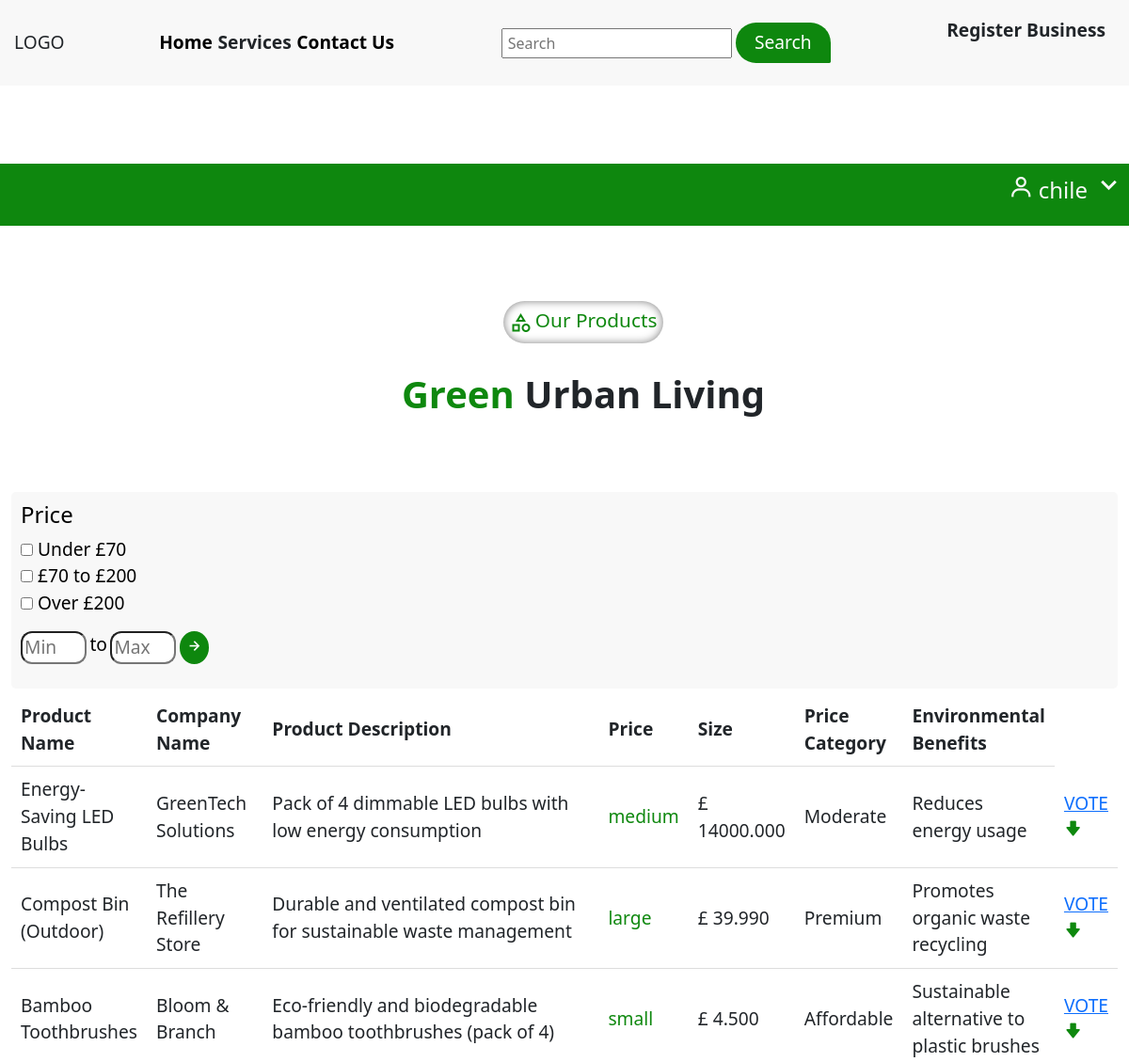
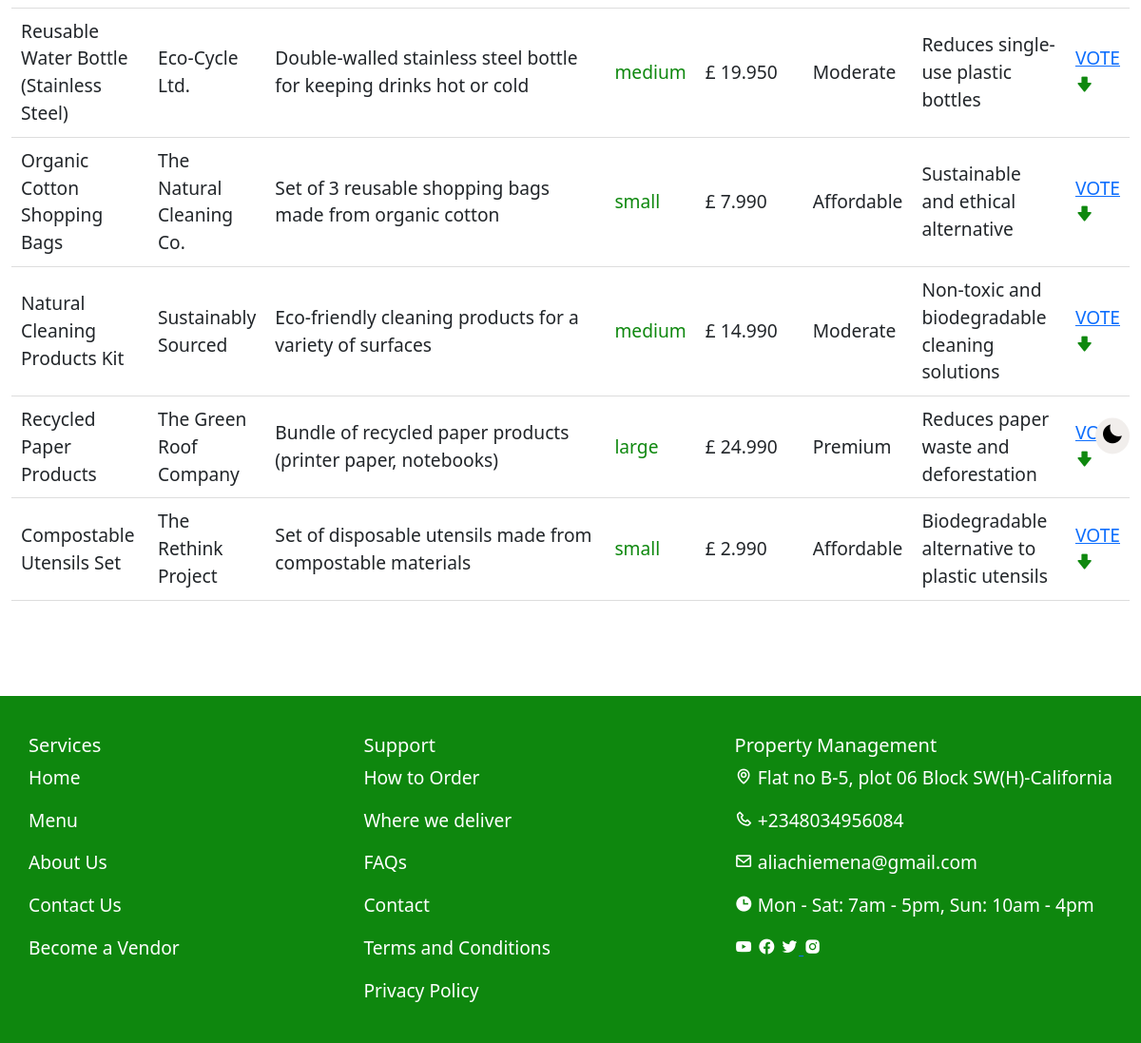
Screenshot of /view_products.php with the database file from the repository (2 pictures, top to bottom).
### tables this page shows
CREATE TABLE `products_services` (
  `Product_id` int(11) NOT NULL,
  `Company_id` int(11) NOT NULL,
  `Product_name` varchar(255) NOT NULL,
  `Description` text DEFAULT NULL,
  `Size` varchar(50) DEFAULT NULL,
  `Environmental_benefits` text DEFAULT NULL,
  `Price` decimal(12,3) NOT NULL,
  `Price_category` enum('Affordable','Moderate','Premium') DEFAULT NULL
);

CREATE TABLE `company` (
  `Company_id` int(11) NOT NULL,
  `Company_name` varchar(255) NOT NULL,
  `Email` varchar(50) NOT NULL,
  `Password` varchar(255) NOT NULL,
  `Phone_number` varchar(50) DEFAULT NULL,
  `Product_Services` varchar(255) DEFAULT NULL
);

### view_products.php (the view, shortened to what this page needs)
<!DOCTYPE html>
<html lang="en">
<head>
    <link href='https://unpkg.com/boxicons@2.1.4/css/boxicons.min.css' rel='stylesheet'>
    <link rel="stylesheet" href="https://cdn.jsdelivr.net/npm/bootstrap@5.3.3/dist/css/bootstrap.min.css"/>
    <link rel="stylesheet" href="administrator/../Frontend/public/index.css">
    <link rel="stylesheet" href="administrator/../Frontend/public/dashboard.css">
    <link rel="stylesheet" href="administrator/../Frontend/public/resident.css">
    <link rel="stylesheet" href="../GreenCityAlliance/Frontend/public/products_menu.css">
</head>
<body>
        <nav class="desktop_nav">
            <div class="navbar">
                <div class="logo">LOGO</div>
                <div class="items">
                    <div class="home"><a href="../mainpages/index.html">Home</a></div>
                    <div class="services">Services
                    </div>
                    <div class="aboutUs.html"><a href="../mainpages/contactus.html">Contact Us</a></div>
                </div>
                <div class="search">
                    <form id="desktop_navForm" class="btn" action="../GreenCityAlliance/Frontend/mainpages/search_products.php" method="GET">
                        <input type="text" name="product_search" id="search" placeholder="Search">
                        <button type="submit" id="search" class="button">Search</button>
                    </form>
                </div>
                <div class="display_signup">
                <div class="sign_up">
                    <p>Register Business</p>
                </div>
            </div>
            </div>
        </nav>
        <?php
$conn = db_connect();
?>
        <main>
             <div class="container-fluid backgroundChanger">
                <button id="background" type="button"><i class='backgroundNew bx bxs-moon' ></i></button>
            </div>
              <div class="userLogin">
                <div class="logon">
                    <p>
                        <i class='bx bx-user user_icon' id=""></i>
                        <span class="username" id="username">chile</span>
                        <span><i id="user_icon" class='bx bx-chevron-down arrow_down'></i></span>
                    </p>
                </div>
            </div>
            <menu>
                <div class="menu">
                <div class="our-menu">
                    <div>
                        <span class="material-symbols-outlined food-plate">
                            </span>
                    </div>
                    <div>
                        <p>Our Products</p>
                    </div>
                </div>
                </div>
                <div class="eat-fresh">
                <h1><span>Green</span> Urban Living</h1>
                </div>
            </menu>
          <div class="viewMenu container-fluid">
            <div class="container_fluid dashboard_container">
                <div class="side_dashboard_container">
                    <div id="sideNav" class="side_dashboard">
                        <h4>Price</h4>
                    </div>
                    <form action="../../products_form.php" method="get" onsubmit="return validateForm()" class="product_price">
                        <div class="under_seventy">
                            <input type="checkbox" name="under_seventy" id="under_seventy">
                            <label for="under_seventy">Under &#163;70 </label>
                        </div>
                        <div class="between_seventy">
                            <input type="checkbox" name="between_seventy" id="between_seventy">
                            <label for="between_seventy">&#163;70 to &#163;200</label>
                        </div>
                        <div class="over_two_hundred">
                            <input type="checkbox" name="over_two_hundred" id="over_two_hundred">
                            <label for="over_two_hundred">Over &#163;200</label>
                        </div>
                        <div class= "type_price_center">
                            <div class="type_price">
                                <div class="min_price">
                                    <input type="number" name="min_price" id="min_price" placeholder="Min">
                                </div>
                                <span>to</span>
                                <div class="max_price">
                                    <input type="number" name="max_price" id="max_price"  placeholder="Max">
                                </div>
                                <button type="submit" class="price_btn"><i class='bx bx-right-arrow-alt priceIcon'></i></button>
                            </div>
                        </div>
                    </form>
                </div>
                <table >
                    <thead>
                        <tr>
                            <th width="">Product Name</th>
                            <th width="">Company Name</th>
                            <th width="">Product Description</th>
                            <th width="">Price</th>
                            <th width="">Size</th>
                            <th width="">Price Category</th>
                            <th width="">Environmental Benefits</th>
                        </tr>
                    </thead>
                <?php
        $sql_query = "SELECT p.Product_name, c.Company_name, p.Description, p.Size, p.Price, p.Price_category, p.Environmental_benefits
FROM products_services p
INNER JOIN company c ON p.Company_id = c.Company_id;";
        $result = $conn->query($sql_query);
        if ($result->num_rows > 0) {
            while ($row = $result->fetch_assoc()) { ?>
                    <tbody>
                        <tr>
                            <td><?php echo $row['Product_name']; ?></td>
                            <td><?php echo $row['Company_name']; ?></td>
                            <td width="1200px"><?php echo $row['Description']; ?></td>
                            <td class="foodPrice viewMenuAdd"><?php echo $row['Size']; ?></td>
                            <td>&#163; <?php echo $row['Price']; ?></td>
                            <td><?php echo $row['Price_category']; ?></td>
                            <td><?php echo $row['Environmental_benefits']; ?></td>
                            <td><a href="../GreenCityAlliance/Frontend/Resident/resident_login.php?Product_name=<?php echo $row['Product_name']; ?>">
                            VOTE <i class='bx bxs-downvote vote'></i></a></td>
                        </tr>
                    </tbody>
                <?php }
} ?>
            </table>
              </div>
            </div>
      </main>
    <footer id="footer">
        <div class="container footerFlex">
          <div class="services_footer">
            <h5>Services</h5>
            <p><a href="index.html">Home</a></p>
            <p><a href="menu.html">Menu</a></p>
            <p><a href="">About Us</a></p>
            <p><a href="contactUs.html">Contact Us</a></p>
            <p><a href="">Become a Vendor</a></p>
          </div>
          <div class="support">
            <h5>Support</h5>
            <p><a href="">How to Order</a></p>
            <p><a href="">Where we deliver</a></p>
            <p><a href="">FAQs</a></p>
            <p><a href="">Contact</a></p>
            <p><a href="">Terms and Conditions</a></p>
            <p><a href="">Privacy Policy</a></p>
          </div>
          <div class="propertyManagement">
            <h5>Property Management</h5>
            <p><span><i class='bx bx-map'></i></span> Flat no B-5, plot 06 Block SW(H)-California</p>
            <p><span><i class='bx bx-phone'></i></span> +2348034956084</p>
            <p><span><i class='bx bx-envelope'></i></span> aliachiemena@gmail.com</p>
            <p><span><i class='bx bxs-time'></i></span> Mon - Sat: 7am - 5pm, Sun: 10am - 4pm</p>
            <div class="socialHandles">
              <a href=""><span><i class='bx bxl-youtube'></i></span></a>
              <a href=""><span><i class='bx bxl-facebook-circle'></i></span></a>
              <a href=""><span><i class='bx bxl-twitter'></i></span>
              </a>
              <a href=""><span><i class='bx bxl-instagram-alt' ></i><span></a>
            </div>
          </div>
        </div>
      </footer>
</body>
</html>

### Frontend/public/index.css (style rules this page uses)
:root { --pink: rgb(240, 69, 43); --pinkAlt: rgb(199, 50, 27); --green: rgb(86, 141, 51); --greenAlt: rgb(1, 105, 1); --greentexiary: rgb(32, 150, 124); --blue: rgb(30, 144, 255); --black: black; --sec_white: white; --sec_gray: rgb(248, 248, 248); --texiary_yellow: rgb(255, 238, 136); --texiary_brown: rgb(204, 187, 168); --border-radius: 30px 30px 2px; --font-size: 1.2rem; }
.userLogin { text-align: right; }
.logon { background-color: var(--greenAlt); color: var(--sec_gray); padding: 4px; }
.display_signin, .display_signup { padding: 10px; border-radius: 5px; margin-bottom: 10px; }
.display_signin, .display_signup { position: relative; padding: 10px; border-radius: 5px; margin-bottom: 10px; }
.sign_up>p { font-weight: 600; }
.logon>p>i { font-size: 27px; }
.logon>p .username { font-size: 1.5rem; }
.arrow_down, .addUser { font-size: 35px; cursor: pointer; }
.container-fluid { margin-bottom: 35px; }

### Frontend/public/dashboard.css (style rules this page uses)
.side_dashboard_container { display: block; text-decoration: none; padding: 10px; margin-bottom: 5px; border-radius: 5px; cursor: pointer; color: var(--sec_white); background-color: var(--greenAlt); width: 100%; }
.dashboard_container { width: 100%; overflow-x: auto; }
table { width: 100%; }
th,td { padding: 10px; text-align: left; border-bottom: 1px solid #ddd; }

### Frontend/public/resident.css (style rules this page uses)
* { box-sizing: border-box; }
:root { --pink: rgb(240, 69, 43); --pinkAlt: rgb(199, 50, 27); --red: red; --green: rgb(86, 141, 51); --greenAlt: rgba(0, 129, 0, 0.945); --greentexiary: rgb(32, 150, 124); --blue: rgb(30, 144, 255); --sec_white: white; --sec_gray: rgb(248, 248, 248); --texiary_yellow: rgb(255, 238, 136); --texiary_brown: rgb(204, 187, 168); --milkcolor: rgb(241, 238, 236); --black: black; --grey: rgba(24, 23, 23, 0.301); --border-radius: 30px 30px 2px; --font-size: 1.2rem; }
div { font-size: var(--font-size); }
nav { padding: 0px 15px; background-color: var(--sec_gray); }
nav .search input { padding: 2px 5px; }
.items { display: flex; flex-direction: row; justify-content: space-between; width: 250px; }
.items .home { font-weight: 600; }
.items a { text-decoration: none; color: var(--black); font-size: 1.2.rem; transition: 0.35s; font-weight: 600; }
.services { position: relative; display: inline-block; }
.button { background-color: var(--greenAlt); border: none; font-size: 1.2rem; padding: 7px 20px; color: var(--sec_white); transition: 300ms; border-radius: var(--border-radius); }
nav .services { font-weight: 600; }
main { margin-bottom: 100px; }
.backgroundChanger { cursor: pointer; position: sticky; text-align: end; padding-top: 10px; left: 95%; top: 70%; cursor: pointer; width: 30px; }
#background { font-size: 1.5rem; border-radius: 50%; border: none; background-color: var(--milkcolor); }
footer { background-color: var(--greenAlt); }
.footerFlex { display: flex; justify-content: space-between; color: var(--sec_white); padding: 40px 0px 0px 0px; }
.services_footer a, .support a { text-decoration: none; color: var(--sec_white); }
.socialHandles i { color: var(--sec_white); }
@media screen and (max-width: 2000px) { nav, .navbar, .navbar_mobile, footer, main { max-width: 2000px; } }
@media screen and (max-width: 2000px) { main, footer { min-height: 360px; } }

### Frontend/public/products_menu.css (style rules this page uses)
menu { margin-top: 20px; margin-bottom: 80px; }
.menu { display: flex; justify-content: center; margin-top: 80px; }
.our-menu { display: flex; justify-content: space-around; width: 170px; height: 40px; padding: 5px 5px 40px 5px; border-radius: 30px 30px; box-shadow: inset 0 0 10px rgba(0, 0, 0, 0.5); margin-bottom: 30px; }
.our-menu p { font-size: 1.3rem; color: var(--greenAlt); }
.our-menu .food-plate { color: var(--greenAlt); font-size: 1.5rem; line-height: 1.5; }
menu>.eat-fresh { text-align: center; }
menu>.eat-fresh>h1 { font-weight: 650; }
menu>.eat-fresh span { color: var(--greenAlt); }
.side_dashboard_container { background-color: var(--sec_gray); color: var(--black); }
.type_price { display: flex; justify-content: space-between; margin-top: 15px; }
.product_price .type_price input { max-width: 70px; border-radius: 12px; }
.price_btn { border-radius: 50%; border: none; background-color: var(--greenAlt); color: var(--sec_white); }
.viewMenuAdd { color: var(--greenAlt); }
.type_price_center { max-width: 300px; }
.type_price { width: 200px; }
.vote { cursor: pointer; color: var(--greenAlt); }

### rows the page displays
products_services: Product_name "Energy-Saving LED Bulbs", Company.Company_name "GreenTech Solutions", Description "Pack of 4 dimmable LED bulbs with low energy consumption", Size "medium", Price "14000.000", Price_category "Moderate", Environmental_benefits "Reduces energy usage"
products_services: Product_name "Compost Bin (Outdoor)", Company.Company_name "The Refillery Store", Description "Durable and ventilated compost bin for sustainable waste management", Size "large", Price "39.990", Price_category "Premium", Environmental_benefits "Promotes organic waste recycling"
products_services: Product_name "Bamboo Toothbrushes", Company.Company_name "Bloom & Branch", Description "Eco-friendly and biodegradable bamboo toothbrushes (pack of 4)", Size "small", Price "4.500", Price_category "Affordable", Environmental_benefits "Sustainable alternative to plastic brushes"
products_services: Product_name "Reusable Water Bottle (Stainless Steel)", Company.Company_name "Eco-Cycle Ltd.", Description "Double-walled stainless steel bottle for keeping drinks hot or cold", Size "medium", Price "19.950", Price_category "Moderate", Environmental_benefits "Reduces single-use plastic bottles"
products_services: Product_name "Organic Cotton Shopping Bags", Company.Company_name "The Natural Cleaning Co.", Description "Set of 3 reusable shopping bags made from organic cotton", Size "small", Price "7.990", Price_category "Affordable", Environmental_benefits "Sustainable and ethical alternative"
products_services: Product_name "Natural Cleaning Products Kit", Company.Company_name "Sustainably Sourced", Description "Eco-friendly cleaning products for a variety of surfaces", Size "medium", Price "14.990", Price_category "Moderate", Environmental_benefits "Non-toxic and biodegradable cleaning solutions"
products_services: Product_name "Recycled Paper Products", Company.Company_name "The Green Roof Company", Description "Bundle of recycled paper products (printer paper, notebooks)", Size "large", Price "24.990", Price_category "Premium", Environmental_benefits "Reduces paper waste and deforestation"
products_services: Product_name "Compostable Utensils Set", Company.Company_name "The Rethink Project", Description "Set of disposable utensils made from compostable materials", Size "small", Price "2.990", Price_category "Affordable", Environmental_benefits "Biodegradable alternative to plastic utensils"
